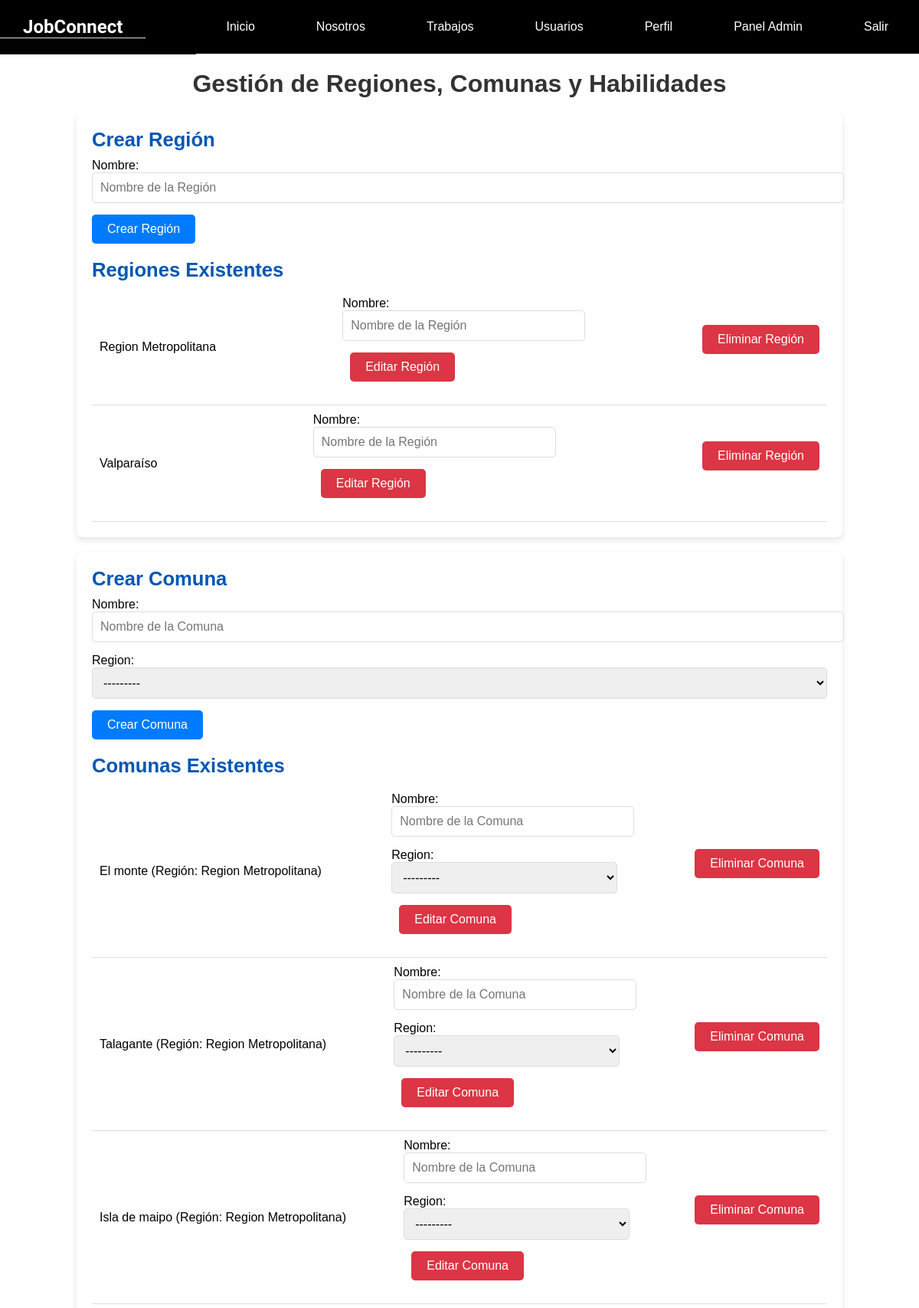
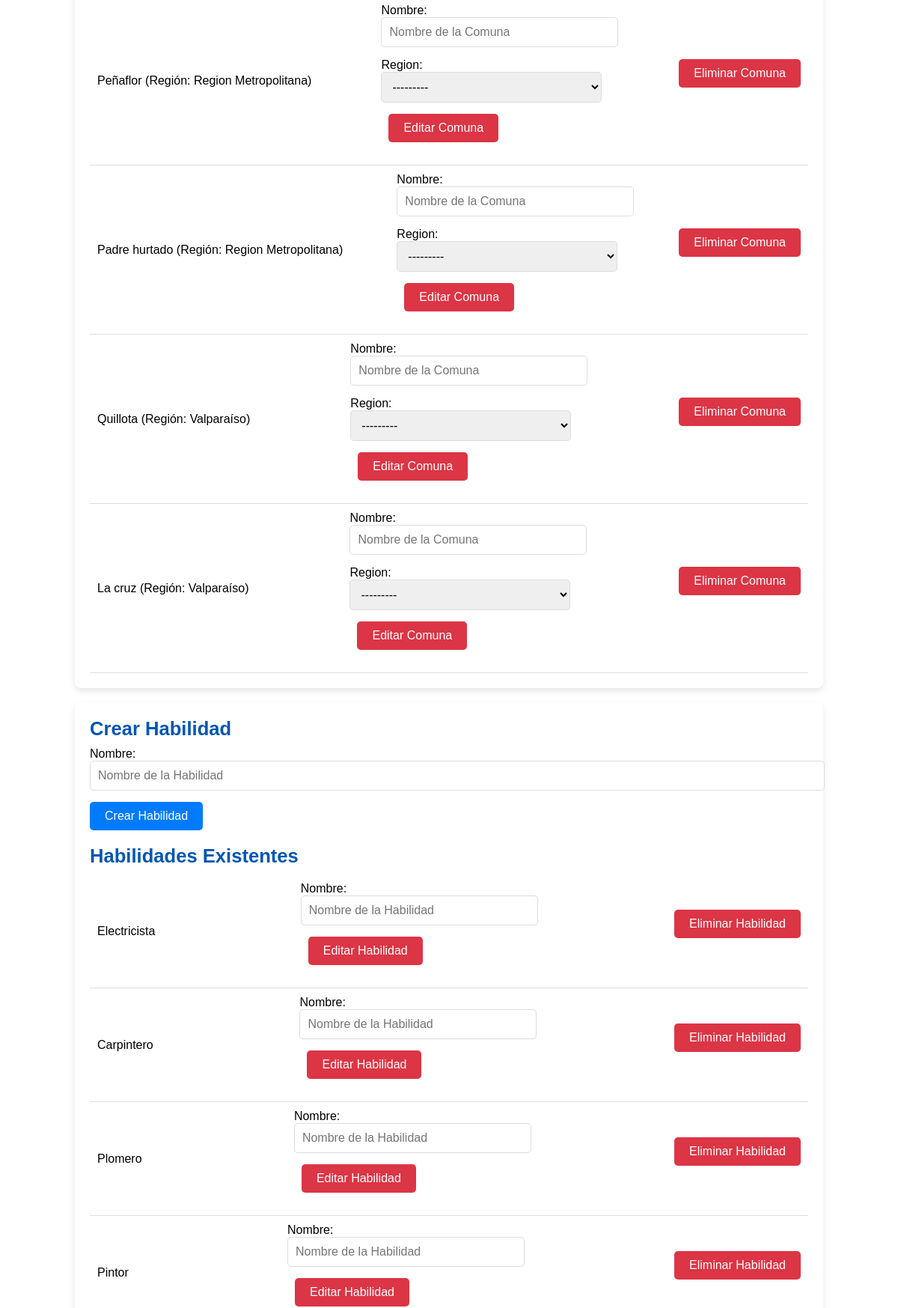
The page /usuarios/gestionar/ (signed in, upper part) on the database its author committed (2 pictures, top to bottom).
### usuarios/models.py (models this page shows, shortened)
class Region(models.Model):
    nombre = models.CharField(max_length=100)
    def __str__(self):
        return self.nombre

class Comuna(models.Model):
    nombre = models.CharField(max_length=100)
    region = models.ForeignKey(Region, on_delete=models.CASCADE, related_name='comunas')

class Habilidades(models.Model):
    nombre = models.CharField(max_length=50, unique=True)

### usuarios/views.py (the view, shortened to what this page needs)
# urls.py: path('gestionar/', views.gestionar_entidades, name='gestionar_entidades'),
@login_required
def gestionar_entidades(request):
    region_form = RegionForm()
    comuna_form = ComunaForm()
    habilidad_form = HabilidadesForm()
    regions = Region.objects.all()
    comunas = Comuna.objects.all()
    habilidades = Habilidades.objects.all()
    context = {
        'region_form': region_form,
        'comuna_form': comuna_form,
        'habilidad_form': habilidad_form,
        'regions': regions,
        'comunas': comunas,
        'habilidades': habilidades,
    }
    return render(request, 'usuarios/gestionar_entidades.html', context)

### usuarios/forms.py
class RegionForm(forms.ModelForm):
    class Meta:
        model = Region
        fields = ['nombre']  # Solo el campo 'nombre' es necesario
        widgets = {
            'nombre': forms.TextInput(attrs={'placeholder': 'Nombre de la Región'})
        }
    def __init__(self, *args, **kwargs):
        super().__init__(*args, **kwargs)
        self.fields['nombre'].widget.attrs.update({'class': 'form-control'})

class ComunaForm(forms.ModelForm):
    class Meta:
        model = Comuna
        fields = ['nombre', 'region']  # Necesitamos el campo 'nombre' y el campo 'region'
        widgets = {
            'nombre': forms.TextInput(attrs={'placeholder': 'Nombre de la Comuna'}),
            'region': forms.Select(attrs={'class': 'form-control'})
        }
    def __init__(self, *args, **kwargs):
        super().__init__(*args, **kwargs)
        self.fields['nombre'].widget.attrs.update({'class': 'form-control'})
        self.fields['region'].widget.attrs.update({'class': 'form-control'})

### usuarios/templates/usuarios/gestionar_entidades.html (shortened to what this page needs)
{% extends 'core/base.html' %}
{% load static %}
{% block extra_css %}
  <link rel="stylesheet" type="text/css" href="{% static 'usuarios/css/gestion.css' %}">
{% endblock %}
{% block content %}
  <h2 class="page-title">Gestión de Regiones, Comunas y Habilidades</h2>
  <div class="class-containe-region">
    <h3 class="section-title">Crear Región</h3>
    <form method="POST">
      {{ region_form.as_p }}
      <button type="submit" name="crear_region">Crear Región</button>
    </form>
    <h3 class="section-title">Regiones Existentes</h3>
    <ul>
      {% for region in regions %}
        <li>
          {{ region.nombre }}
          <form method="POST" style="display:inline;">
            {{ region_form.as_p }}
            <button type="submit" name="editar_region">Editar Región</button>
          </form>
          <form method="POST" style="display:inline;">
            <button type="submit" name="eliminar_region">Eliminar Región</button>
          </form>
        </li>
      {% endfor %}
    </ul>
  </div>
  <div class="container-comuna">
    <h3 class="section-title">Crear Comuna</h3>
    <form method="POST">
      {{ comuna_form.as_p }}
      <button type="submit" name="crear_comuna">Crear Comuna</button>
    </form>
    <h3 class="section-title">Comunas Existentes</h3>
    <ul>
      {% for comuna in comunas %}
        <li>
          {{ comuna.nombre }} (Región: {{ comuna.region.nombre }})
          <form method="POST" style="display:inline;">
            {{ comuna_form.as_p }}
            <button type="submit" name="editar_comuna">Editar Comuna</button>
          </form>
          <form method="POST" style="display:inline;">
            <button type="submit" name="eliminar_comuna">Eliminar Comuna</button>
          </form>
        </li>
      {% endfor %}
    </ul>
  </div>
  <div class="container-habilidades">
    <h3 class="section-title">Crear Habilidad</h3>
    <form method="POST">
      {{ habilidad_form.as_p }}
      <button type="submit" name="crear_habilidad">Crear Habilidad</button>
    </form>
    <h3 class="section-title">Habilidades Existentes</h3>
    <ul>
      {% for habilidad in habilidades %}
        <li>
          {{ habilidad.nombre }}
          <form method="POST" style="display:inline;">
            {{ habilidad_form.as_p }}
            <button type="submit" name="editar_habilidad">Editar Habilidad</button>
          </form>
          <form method="POST" style="display:inline;">
            <button type="submit" name="eliminar_habilidad">Eliminar Habilidad</button>
          </form>
        </li>
      {% endfor %}
    </ul>
  </div>
{% endblock %}

### core/static/core/css/base.css (style rules this page uses)
* { margin: 0; padding: 0; }
body { min-height: 100vh; font-family: 'Arial', 'Helvetica', sans-serif; }

### usuarios/static/usuarios/css/gestion.css (style rules this page uses)
h1, h2, h3 { margin: 0; }
.page-title { text-align: center; font-size: 2em; margin-top: 20px; color: #333; }
.section-title { font-size: 1.8em; color: #333; margin-bottom: 10px; }
.class-containe-region, .container-comuna, .container-habilidades { background-color: #ffffff; border-radius: 8px; padding: 20px; margin: 20px auto; width: 80%; box-shadow: 0 4px 8px rgba(0, 0, 0, 0.1); }
h3.section-title { font-size: 1.6em; margin-bottom: 10px; color: #0056b3; }
form { margin-bottom: 20px; }
form input[type="text"], form input[type="number"], form select, form textarea { width: 100%; padding: 10px; margin-bottom: 15px; border: 1px solid #ddd; border-radius: 5px; font-size: 1em; transition: border-color 0.3s ease; }
form button { background-color: #007bff; color: #fff; border: none; padding: 10px 20px; border-radius: 5px; cursor: pointer; font-size: 1em; transition: background-color 0.3s ease; }
ul { list-style-type: none; padding: 0; margin: 0; }
ul li { padding: 10px; border-bottom: 1px solid #ddd; display: flex; justify-content: space-between; align-items: center; }
ul li button { margin-left: 10px; background-color: #dc3545; }

### rows shown on the page
Region: nombre "Region Metropolitana"
Region: nombre "Valparaíso"
Comuna: nombre "El monte", region.nombre "Region Metropolitana"
Comuna: nombre "Talagante", region.nombre "Region Metropolitana"
Comuna: nombre "Isla de maipo", region.nombre "Region Metropolitana"
Comuna: nombre "Peñaflor", region.nombre "Region Metropolitana"
Comuna: nombre "Padre hurtado", region.nombre "Region Metropolitana"
Comuna: nombre "Quillota", region.nombre "Valparaíso"
Comuna: nombre "La cruz", region.nombre "Valparaíso"
Habilidades: nombre "Electricista"
Habilidades: nombre "Carpintero"
Habilidades: nombre "Plomero"
Habilidades: nombre "Pintor"
